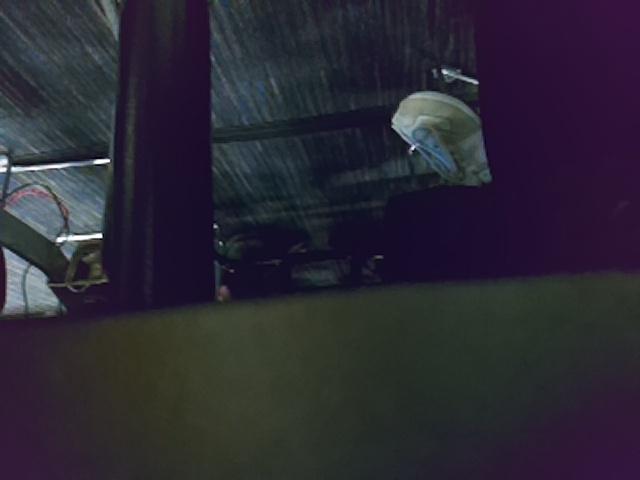
#> input picture src/server/test.jpg, 640 x 480 px, given in place of the camera
$ python obstacleDetection.py
#> lines starting #> are read from the running program, lines starting #| are printed output that depends on the picture; after the words box and inside, x2 and y2 are one past the last pixel; in counts of white or black regions, pixels touching at a corner belong together
### src/pi/motors/motor.py
import RPi.GPIO as GPIO
import time

# Define your motor driver pins (BCM mode)
LEFT_EN = 18     # ENA → PWM pin for left motor
LEFT_IN1 = 23
LEFT_IN2 = 24

RIGHT_EN = 13    # ENB → PWM pin for right motor
RIGHT_IN1 = 17
RIGHT_IN2 = 27

GPIO.setmode(GPIO.BCM)
GPIO.setwarnings(False)

# Setup motor pins
motor_pins = [LEFT_EN, LEFT_IN1, LEFT_IN2, RIGHT_EN, RIGHT_IN1, RIGHT_IN2]
for pin in motor_pins:
    GPIO.setup(pin, GPIO.OUT)
#> further down, frame is the input picture: shape (480, 640, 3); mean B, G, R 51.1, 40.3, 42.8

# Create PWM channels
left_pwm = GPIO.PWM(LEFT_EN, 1000)
right_pwm = GPIO.PWM(RIGHT_EN, 1000)
left_pwm.start(0)
right_pwm.start(0)

def move(left_speed, right_speed):
    # Direction control
    GPIO.output(LEFT_IN1, left_speed >= 0)
    GPIO.output(LEFT_IN2, left_speed < 0)
    GPIO.output(RIGHT_IN1, right_speed >= 0)
    GPIO.output(RIGHT_IN2, right_speed < 0)

    # Speed control (absolute value, clamped 0–100)
    left_pwm.ChangeDutyCycle(min(abs(left_speed), 100))
    right_pwm.ChangeDutyCycle(min(abs(right_speed), 100))

def stop():
    left_pwm.ChangeDutyCycle(0)
    right_pwm.ChangeDutyCycle(0)

def cleanup():
    stop()
    GPIO.cleanup()

### src/Rasp_Pi/obstacleavoidance/obstacleDetection.py
import cv2 as cv
import numpy as np
import time
from pi.motors.motor import move, stop, cleanup

def get_obstacle_direction(frame, min_area=2000):
    """
    Returns:
    - None if no obstacle
    - "left", "right", or "center" if obstacle detected in that region
    """
#> called with min_area = 2000
    h, w = frame.shape[:2]
#> h = 480; w = 640
    gray = cv.cvtColor(frame, cv.COLOR_BGR2GRAY)
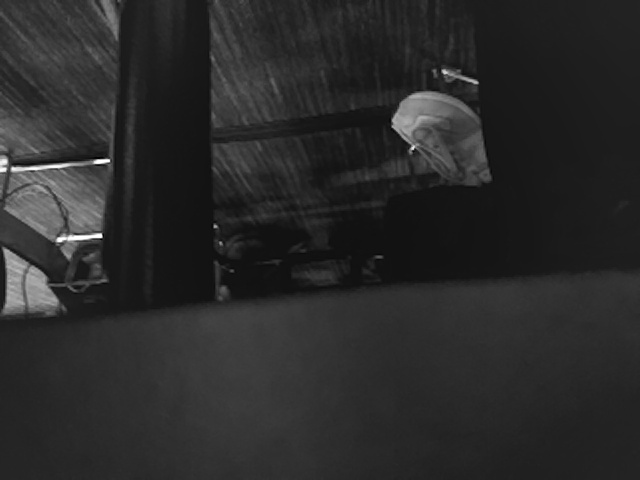
#> gray: shape (480, 640); min 0, max 255, mean 42.3
    blurred = cv.GaussianBlur(gray, (5, 5), 0)
    _, thresh = cv.threshold(blurred, 60, 255, cv.THRESH_BINARY_INV)
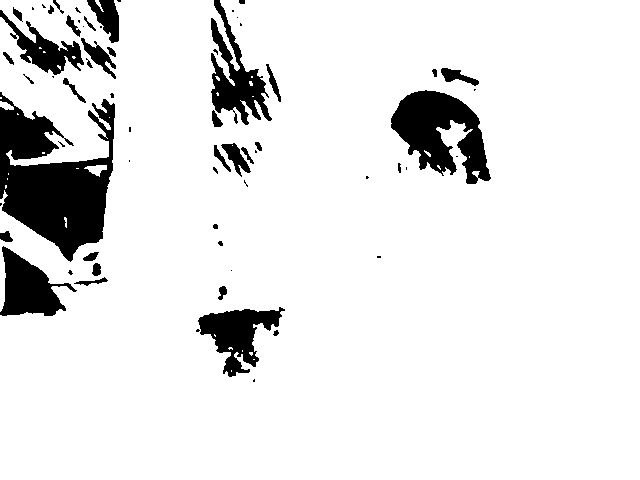
#> thresh: shape (480, 640); 90.2% white; 65 black regions (30 under 20 px)

    contours, _ = cv.findContours(thresh, cv.RETR_EXTERNAL, cv.CHAIN_APPROX_SIMPLE)
#> contours = 22 contours, 18 with area under 20; largest, box (x1, y1, x2, y2) and area: (0, 0, 640, 480) 285678, (84, 165, 107, 177) 120, (0, 101, 14, 110) 64, (95, 0, 104, 12) 21

    for cnt in contours:
        area = cv.contourArea(cnt)
        if area > min_area:
            x, y, w_box, h_box = cv.boundingRect(cnt)
            center_x = x + w_box // 2

            if center_x < frame.shape[1] // 3:
                return "left"
            elif center_x > (2 * frame.shape[1]) // 3:
                return "right"
            else:
                return "center"
#> this loop made 22 passes
#> (area, x, y, w_box, h_box, center_x) on pass 22: (285677.5, 0, 0, 640, 480, 320)
#> area on passes 6, 10, 21: 120.5, 63.5, 21

    return None

if __name__ == "__main__":
    cap = cv.VideoCapture(0)

    try:
        print("[🟢] Smooth obstacle avoidance loop (press 'q' to quit).")

        while True:
            ret, frame = cap.read()
            if not ret:
                print("❌ Camera error.")
                break

            direction = get_obstacle_direction(frame)
#> direction = 'center'

            if direction == "left":
                print("[⬅️] Obstacle on left – veering right.")
                move(70, 50)  # turn right slightly
            elif direction == "right":
                print("[➡️] Obstacle on right – veering left.")
                move(50, 70)  # turn left slightly
            elif direction == "center":
                print("[🚧] Obstacle dead ahead – braking and veering.")
                move(-30, 30)  # spin or hard turn
                time.sleep(0.3)
                stop()
            else:
                print("[✅] Path clear – moving forward.")
                move(60, 60)

            cv.imshow("Obstacle Avoidance", frame)
            if cv.waitKey(1) & 0xFF == ord('q'):
#> (key q is pressed here)
                break

    finally:
        cap.release()
        cv.destroyAllWindows()
        stop()
        cleanup()
